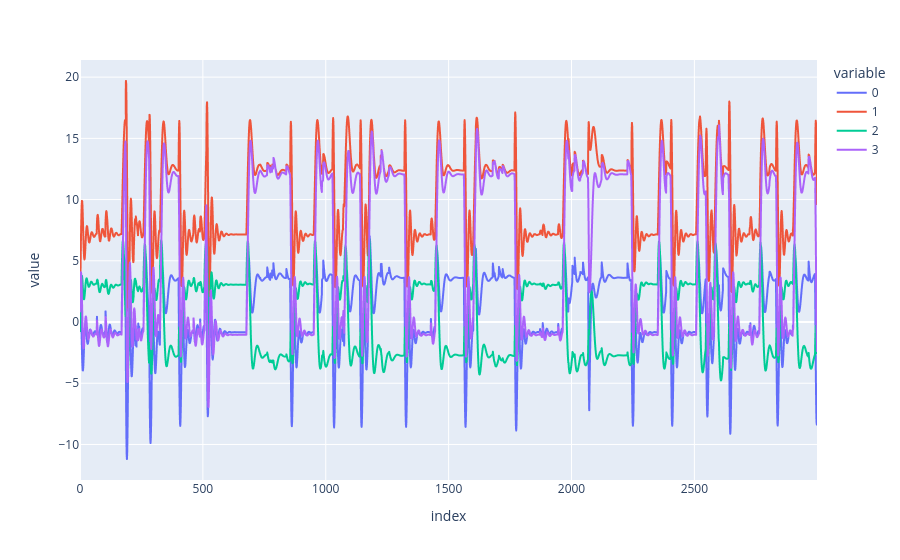

Write notebook code for a chart like this one.
### Code cell
px.line(X.T)

### Figure 1 — Plotly figure (JSON) as saved in the notebook; plotly's stock layout.template omitted (floating-point values rounded to 4 significant figures; data arrays with more than 128 entries replaced by an {"elided": "..."} marker saying what was removed)
{"data": [{"hovertemplate": "variable=0<br>index=%{x}<br>value=%{y}<extra></extra>", "legendgroup": "0", "line": {"color": "#636efa", "dash": "solid"}, "marker": {"symbol": "circle"}, "mode": "lines", "name": "0", "showlegend": true, "type": "scattergl", "x": {"elided": "3000 int values"}, "xaxis": "x", "y": {"elided": "3000 float values"}, "yaxis": "y"}, {"hovertemplate": "variable=1<br>index=%{x}<br>value=%{y}<extra></extra>", "legendgroup": "1", "line": {"color": "#EF553B", "dash": "solid"}, "marker": {"symbol": "circle"}, "mode": "lines", "name": "1", "showlegend": true, "type": "scattergl", "x": {"elided": "3000 int values"}, "xaxis": "x", "y": {"elided": "3000 float values"}, "yaxis": "y"}, {"hovertemplate": "variable=2<br>index=%{x}<br>value=%{y}<extra></extra>", "legendgroup": "2", "line": {"color": "#00cc96", "dash": "solid"}, "marker": {"symbol": "circle"}, "mode": "lines", "name": "2", "showlegend": true, "type": "scattergl", "x": {"elided": "3000 int values"}, "xaxis": "x", "y": {"elided": "3000 float values"}, "yaxis": "y"}, {"hovertemplate": "variable=3<br>index=%{x}<br>value=%{y}<extra></extra>", "legendgroup": "3", "line": {"color": "#ab63fa", "dash": "solid"}, "marker": {"symbol": "circle"}, "mode": "lines", "name": "3", "showlegend": true, "type": "scattergl", "x": {"elided": "3000 int values"}, "xaxis": "x", "y": {"elided": "3000 float values"}, "yaxis": "y"}], "layout": {"legend": {"title": {"text": "variable"}, "tracegroupgap": 0}, "margin": {"t": 60}, "xaxis": {"anchor": "y", "domain": [0, 1], "title": {"text": "index"}}, "yaxis": {"anchor": "x", "domain": [0, 1], "title": {"text": "value"}}}}
